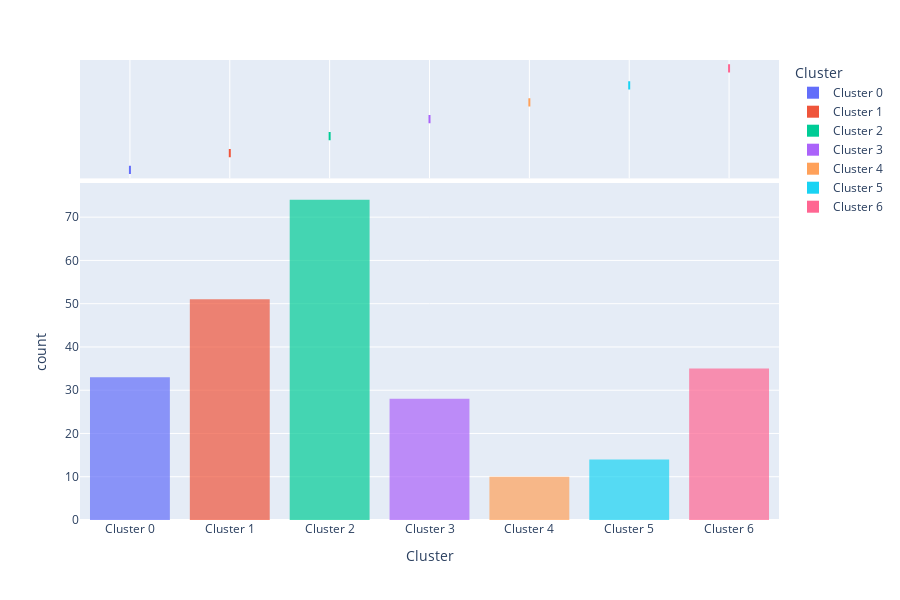

The cell this chart's notebook holds for it:
### Code cell
pc.plot_model(km, plot = 'distribution')

### Figure 1 — Plotly figure (JSON) as saved in the notebook; plotly's stock layout.template omitted (floating-point values rounded to 4 significant figures; data arrays with more than 128 entries replaced by an {"elided": "..."} marker saying what was removed)
{"data": [{"alignmentgroup": "True", "bingroup": "x", "hovertemplate": "Cluster=%{x}<br>count=%{y}<extra></extra>", "legendgroup": "Cluster 0", "marker": {"color": "#636efa", "opacity": 0.7}, "name": "Cluster 0", "offsetgroup": "Cluster 0", "orientation": "v", "showlegend": true, "type": "histogram", "x": ["Cluster 0", "Cluster 0", "Cluster 0", "Cluster 0", "Cluster 0", "Cluster 0", "Cluster 0", "Cluster 0", "Cluster 0", "Cluster 0", "Cluster 0", "Cluster 0", "Cluster 0", "Cluster 0", "Cluster 0", "Cluster 0", "Cluster 0", "Cluster 0", "Cluster 0", "Cluster 0", "Cluster 0", "Cluster 0", "Cluster 0", "Cluster 0", "Cluster 0", "Cluster 0", "Cluster 0", "Cluster 0", "Cluster 0", "Cluster 0", "Cluster 0", "Cluster 0", "Cluster 0"], "xaxis": "x", "yaxis": "y"}, {"alignmentgroup": "True", "customdata": {"elided": "33x5 mixed values"}, "hovertemplate": "Cluster=%{customdata[4]}<br>country=%{customdata[0]}<br>latitude=%{customdata[1]}<br>longitude=%{customdata[2]}<br>name=%{customdata[3]}<extra></extra>", "legendgroup": "Cluster 0", "marker": {"color": "#636efa"}, "name": "Cluster 0", "notched": true, "offsetgroup": "Cluster 0", "showlegend": false, "type": "box", "x": ["Cluster 0", "Cluster 0", "Cluster 0", "Cluster 0", "Cluster 0", "Cluster 0", "Cluster 0", "Cluster 0", "Cluster 0", "Cluster 0", "Cluster 0", "Cluster 0", "Cluster 0", "Cluster 0", "Cluster 0", "Cluster 0", "Cluster 0", "Cluster 0", "Cluster 0", "Cluster 0", "Cluster 0", "Cluster 0", "Cluster 0", "Cluster 0", "Cluster 0", "Cluster 0", "Cluster 0", "Cluster 0", "Cluster 0", "Cluster 0", "Cluster 0", "Cluster 0", "Cluster 0"], "xaxis": "x2", "yaxis": "y2"}, {"alignmentgroup": "True", "bingroup": "x", "hovertemplate": "Cluster=%{x}<br>count=%{y}<extra></extra>", "legendgroup": "Cluster 1", "marker": {"color": "#EF553B", "opacity": 0.7}, "name": "Cluster 1", "offsetgroup": "Cluster 1", "orientation": "v", "showlegend": true, "type": "histogram", "x": ["Cluster 1", "Cluster 1", "Cluster 1", "Cluster 1", "Cluster 1", "Cluster 1", "Cluster 1", "Cluster 1", "Cluster 1", "Cluster 1", "Cluster 1", "Cluster 1", "Cluster 1", "Cluster 1", "Cluster 1", "Cluster 1", "Cluster 1", "Cluster 1", "Cluster 1", "Cluster 1", "Cluster 1", "Cluster 1", "Cluster 1", "Cluster 1", "Cluster 1", "Cluster 1", "Cluster 1", "Cluster 1", "Cluster 1", "Cluster 1", "Cluster 1", "Cluster 1", "Cluster 1", "Cluster 1", "Cluster 1", "Cluster 1", "Cluster 1", "Cluster 1", "Cluster 1", "Cluster 1", "Cluster 1", "Cluster 1", "Cluster 1", "Cluster 1", "Cluster 1", "Cluster 1", "Cluster 1", "Cluster 1", "Cluster 1", "Cluster 1", "Cluster 1"], "xaxis": "x", "yaxis": "y"}, {"alignmentgroup": "True", "customdata": {"elided": "51x5 mixed values"}, "hovertemplate": "Cluster=%{customdata[4]}<br>country=%{customdata[0]}<br>latitude=%{customdata[1]}<br>longitude=%{customdata[2]}<br>name=%{customdata[3]}<extra></extra>", "legendgroup": "Cluster 1", "marker": {"color": "#EF553B"}, "name": "Cluster 1", "notched": true, "offsetgroup": "Cluster 1", "showlegend": false, "type": "box", "x": ["Cluster 1", "Cluster 1", "Cluster 1", "Cluster 1", "Cluster 1", "Cluster 1", "Cluster 1", "Cluster 1", "Cluster 1", "Cluster 1", "Cluster 1", "Cluster 1", "Cluster 1", "Cluster 1", "Cluster 1", "Cluster 1", "Cluster 1", "Cluster 1", "Cluster 1", "Cluster 1", "Cluster 1", "Cluster 1", "Cluster 1", "Cluster 1", "Cluster 1", "Cluster 1", "Cluster 1", "Cluster 1", "Cluster 1", "Cluster 1", "Cluster 1", "Cluster 1", "Cluster 1", "Cluster 1", "Cluster 1", "Cluster 1", "Cluster 1", "Cluster 1", "Cluster 1", "Cluster 1", "Cluster 1", "Cluster 1", "Cluster 1", "Cluster 1", "Cluster 1", "Cluster 1", "Cluster 1", "Cluster 1", "Cluster 1", "Cluster 1", "Cluster 1"], "xaxis": "x2", "yaxis": "y2"}, {"alignmentgroup": "True", "bingroup": "x", "hovertemplate": "Cluster=%{x}<br>count=%{y}<extra></extra>", "legendgroup": "Cluster 2", "marker": {"color": "#00cc96", "opacity": 0.7}, "name": "Cluster 2", "offsetgroup": "Cluster 2", "orientation": "v", "showlegend": true, "type": "histogram", "x": ["Cluster 2", "Cluster 2", "Cluster 2", "Cluster 2", "Cluster 2", "Cluster 2", "Cluster 2", "Cluster 2", "Cluster 2", "Cluster 2", "Cluster 2", "Cluster 2", "Cluster 2", "Cluster 2", "Cluster 2", "Cluster 2", "Cluster 2", "Cluster 2", "Cluster 2", "Cluster 2", "Cluster 2", "Cluster 2", "Cluster 2", "Cluster 2", "Cluster 2", "Cluster 2", "Cluster 2", "Cluster 2", "Cluster 2", "Cluster 2", "Cluster 2", "Cluster 2", "Cluster 2", "Cluster 2", "Cluster 2", "Cluster 2", "Cluster 2", "Cluster 2", "Cluster 2", "Cluster 2", "Cluster 2", "Cluster 2", "Cluster 2", "Cluster 2", "Cluster 2", "Cluster 2", "Cluster 2", "Cluster 2", "Cluster 2", "Cluster 2", "Cluster 2", "Cluster 2", "Cluster 2", "Cluster 2", "Cluster 2", "Cluster 2", "Cluster 2", "Cluster 2", "Cluster 2", "Cluster 2", "Cluster 2", "Cluster 2", "Cluster 2", "Cluster 2", "Cluster 2", "Cluster 2", "Cluster 2", "Cluster 2", "Cluster 2", "Cluster 2", "Cluster 2", "Cluster 2", "Cluster 2", "Cluster 2"], "xaxis": "x", "yaxis": "y"}, {"alignmentgroup": "True", "customdata": {"elided": "74x5 mixed values"}, "hovertemplate": "Cluster=%{customdata[4]}<br>country=%{customdata[0]}<br>latitude=%{customdata[1]}<br>longitude=%{customdata[2]}<br>name=%{customdata[3]}<extra></extra>", "legendgroup": "Cluster 2", "marker": {"color": "#00cc96"}, "name": "Cluster 2", "notched": true, "offsetgroup": "Cluster 2", "showlegend": false, "type": "box", "x": ["Cluster 2", "Cluster 2", "Cluster 2", "Cluster 2", "Cluster 2", "Cluster 2", "Cluster 2", "Cluster 2", "Cluster 2", "Cluster 2", "Cluster 2", "Cluster 2", "Cluster 2", "Cluster 2", "Cluster 2", "Cluster 2", "Cluster 2", "Cluster 2", "Cluster 2", "Cluster 2", "Cluster 2", "Cluster 2", "Cluster 2", "Cluster 2", "Cluster 2", "Cluster 2", "Cluster 2", "Cluster 2", "Cluster 2", "Cluster 2", "Cluster 2", "Cluster 2", "Cluster 2", "Cluster 2", "Cluster 2", "Cluster 2", "Cluster 2", "Cluster 2", "Cluster 2", "Cluster 2", "Cluster 2", "Cluster 2", "Cluster 2", "Cluster 2", "Cluster 2", "Cluster 2", "Cluster 2", "Cluster 2", "Cluster 2", "Cluster 2", "Cluster 2", "Cluster 2", "Cluster 2", "Cluster 2", "Cluster 2", "Cluster 2", "Cluster 2", "Cluster 2", "Cluster 2", "Cluster 2", "Cluster 2", "Cluster 2", "Cluster 2", "Cluster 2", "Cluster 2", "Cluster 2", "Cluster 2", "Cluster 2", "Cluster 2", "Cluster 2", "Cluster 2", "Cluster 2", "Cluster 2", "Cluster 2"], "xaxis": "x2", "yaxis": "y2"}, {"alignmentgroup": "True", "bingroup": "x", "hovertemplate": "Cluster=%{x}<br>count=%{y}<extra></extra>", "legendgroup": "Cluster 3", "marker": {"color": "#ab63fa", "opacity": 0.7}, "name": "Cluster 3", "offsetgroup": "Cluster 3", "orientation": "v", "showlegend": true, "type": "histogram", "x": ["Cluster 3", "Cluster 3", "Cluster 3", "Cluster 3", "Cluster 3", "Cluster 3", "Cluster 3", "Cluster 3", "Cluster 3", "Cluster 3", "Cluster 3", "Cluster 3", "Cluster 3", "Cluster 3", "Cluster 3", "Cluster 3", "Cluster 3", "Cluster 3", "Cluster 3", "Cluster 3", "Cluster 3", "Cluster 3", "Cluster 3", "Cluster 3", "Cluster 3", "Cluster 3", "Cluster 3", "Cluster 3"], "xaxis": "x", "yaxis": "y"}, {"alignmentgroup": "True", "customdata": {"elided": "28x5 mixed values"}, "hovertemplate": "Cluster=%{customdata[4]}<br>country=%{customdata[0]}<br>latitude=%{customdata[1]}<br>longitude=%{customdata[2]}<br>name=%{customdata[3]}<extra></extra>", "legendgroup": "Cluster 3", "marker": {"color": "#ab63fa"}, "name": "Cluster 3", "notched": true, "offsetgroup": "Cluster 3", "showlegend": false, "type": "box", "x": ["Cluster 3", "Cluster 3", "Cluster 3", "Cluster 3", "Cluster 3", "Cluster 3", "Cluster 3", "Cluster 3", "Cluster 3", "Cluster 3", "Cluster 3", "Cluster 3", "Cluster 3", "Cluster 3", "Cluster 3", "Cluster 3", "Cluster 3", "Cluster 3", "Cluster 3", "Cluster 3", "Cluster 3", "Cluster 3", "Cluster 3", "Cluster 3", "Cluster 3", "Cluster 3", "Cluster 3", "Cluster 3"], "xaxis": "x2", "yaxis": "y2"}, {"alignmentgroup": "True", "bingroup": "x", "hovertemplate": "Cluster=%{x}<br>count=%{y}<extra></extra>", "legendgroup": "Cluster 4", "marker": {"color": "#FFA15A", "opacity": 0.7}, "name": "Cluster 4", "offsetgroup": "Cluster 4", "orientation": "v", "showlegend": true, "type": "histogram", "x": ["Cluster 4", "Cluster 4", "Cluster 4", "Cluster 4", "Cluster 4", "Cluster 4", "Cluster 4", "Cluster 4", "Cluster 4", "Cluster 4"], "xaxis": "x", "yaxis": "y"}, {"alignmentgroup": "True", "customdata": [["KI", -3.37, -168.7, "Kiribati", "Cluster 4"], ["TO", -21.18, -175.2, "Tonga", "Cluster 4"], ["TK", -8.967, -171.9, "Tokelau", "Cluster 4"], ["AS", -14.27, -170.1, "American Samoa", "Cluster 4"], ["WF", -13.77, -177.2, "Wallis and Futuna", "Cluster 4"], ["WS", -13.76, -172.1, "Samoa", "Cluster 4"], ["CK", -21.24, -159.8, "Cook Islands", "Cluster 4"], ["PF", -17.68, -149.4, "French Polynesia", "Cluster 4"], ["NU", -19.05, -169.9, "Niue", "Cluster 4"], ["PN", -24.7, -127.4, "Pitcairn Islands", "Cluster 4"]], "hovertemplate": "Cluster=%{customdata[4]}<br>country=%{customdata[0]}<br>latitude=%{customdata[1]}<br>longitude=%{customdata[2]}<br>name=%{customdata[3]}<extra></extra>", "legendgroup": "Cluster 4", "marker": {"color": "#FFA15A"}, "name": "Cluster 4", "notched": true, "offsetgroup": "Cluster 4", "showlegend": false, "type": "box", "x": ["Cluster 4", "Cluster 4", "Cluster 4", "Cluster 4", "Cluster 4", "Cluster 4", "Cluster 4", "Cluster 4", "Cluster 4", "Cluster 4"], "xaxis": "x2", "yaxis": "y2"}, {"alignmentgroup": "True", "bingroup": "x", "hovertemplate": "Cluster=%{x}<br>count=%{y}<extra></extra>", "legendgroup": "Cluster 5", "marker": {"color": "#19d3f3", "opacity": 0.7}, "name": "Cluster 5", "offsetgroup": "Cluster 5", "orientation": "v", "showlegend": true, "type": "histogram", "x": ["Cluster 5", "Cluster 5", "Cluster 5", "Cluster 5", "Cluster 5", "Cluster 5", "Cluster 5", "Cluster 5", "Cluster 5", "Cluster 5", "Cluster 5", "Cluster 5", "Cluster 5", "Cluster 5"], "xaxis": "x", "yaxis": "y"}, {"alignmentgroup": "True", "customdata": [["NC", -20.9, 165.6, "New Caledonia", "Cluster 5"], ["NF", -29.04, 168.0, "Norfolk Island", "Cluster 5"], ["NZ", -40.9, 174.9, "New Zealand", "Cluster 5"], ["FJ", -16.58, 179.4, "Fiji", "Cluster 5"], ["AU", -25.27, 133.8, "Australia", "Cluster 5"], ["MH", 7.131, 171.2, "Marshall Islands", "Cluster 5"], ["FM", 7.426, 150.6, "Micronesia", "Cluster 5"], ["TV", -7.11, 177.6, "Tuvalu", "Cluster 5"], ["NR", -0.5228, 166.9, "Nauru", "Cluster 5"], ["PG", -6.315, 144.0, "Papua New Guinea", "Cluster 5"], ["SB", -9.646, 160.2, "Solomon Islands", "Cluster 5"], ["VU", -15.38, 167.0, "Vanuatu", "Cluster 5"], ["GU", 13.44, 144.8, "Guam", "Cluster 5"], ["MP", 17.33, 145.4, "Northern Mariana Islands", "Cluster 5"]], "hovertemplate": "Cluster=%{customdata[4]}<br>country=%{customdata[0]}<br>latitude=%{customdata[1]}<br>longitude=%{customdata[2]}<br>name=%{customdata[3]}<extra></extra>", "legendgroup": "Cluster 5", "marker": {"color": "#19d3f3"}, "name": "Cluster 5", "notched": true, "offsetgroup": "Cluster 5", "showlegend": false, "type": "box", "x": ["Cluster 5", "Cluster 5", "Cluster 5", "Cluster 5", "Cluster 5", "Cluster 5", "Cluster 5", "Cluster 5", "Cluster 5", "Cluster 5", "Cluster 5", "Cluster 5", "Cluster 5", "Cluster 5"], "xaxis": "x2", "yaxis": "y2"}, {"alignmentgroup": "True", "bingroup": "x", "hovertemplate": "Cluster=%{x}<br>count=%{y}<extra></extra>", "legendgroup": "Cluster 6", "marker": {"color": "#FF6692", "opacity": 0.7}, "name": "Cluster 6", "offsetgroup": "Cluster 6", "orientation": "v", "showlegend": true, "type": "histogram", "x": ["Cluster 6", "Cluster 6", "Cluster 6", "Cluster 6", "Cluster 6", "Cluster 6", "Cluster 6", "Cluster 6", "Cluster 6", "Cluster 6", "Cluster 6", "Cluster 6", "Cluster 6", "Cluster 6", "Cluster 6", "Cluster 6", "Cluster 6", "Cluster 6", "Cluster 6", "Cluster 6", "Cluster 6", "Cluster 6", "Cluster 6", "Cluster 6", "Cluster 6", "Cluster 6", "Cluster 6", "Cluster 6", "Cluster 6", "Cluster 6", "Cluster 6", "Cluster 6", "Cluster 6", "Cluster 6", "Cluster 6"], "xaxis": "x", "yaxis": "y"}, {"alignmentgroup": "True", "customdata": {"elided": "35x5 mixed values"}, "hovertemplate": "Cluster=%{customdata[4]}<br>country=%{customdata[0]}<br>latitude=%{customdata[1]}<br>longitude=%{customdata[2]}<br>name=%{customdata[3]}<extra></extra>", "legendgroup": "Cluster 6", "marker": {"color": "#FF6692"}, "name": "Cluster 6", "notched": true, "offsetgroup": "Cluster 6", "showlegend": false, "type": "box", "x": ["Cluster 6", "Cluster 6", "Cluster 6", "Cluster 6", "Cluster 6", "Cluster 6", "Cluster 6", "Cluster 6", "Cluster 6", "Cluster 6", "Cluster 6", "Cluster 6", "Cluster 6", "Cluster 6", "Cluster 6", "Cluster 6", "Cluster 6", "Cluster 6", "Cluster 6", "Cluster 6", "Cluster 6", "Cluster 6", "Cluster 6", "Cluster 6", "Cluster 6", "Cluster 6", "Cluster 6", "Cluster 6", "Cluster 6", "Cluster 6", "Cluster 6", "Cluster 6", "Cluster 6", "Cluster 6", "Cluster 6"], "xaxis": "x2", "yaxis": "y2"}], "layout": {"barmode": "relative", "height": 600, "legend": {"title": {"text": "Cluster"}, "tracegroupgap": 0}, "margin": {"t": 60}, "xaxis": {"anchor": "y", "categoryarray": ["Cluster 0", "Cluster 1", "Cluster 2", "Cluster 3", "Cluster 4", "Cluster 5", "Cluster 6"], "categoryorder": "array", "domain": [0, 1], "title": {"text": "Cluster"}}, "xaxis2": {"anchor": "y2", "domain": [0, 1], "matches": "x", "showgrid": true, "showticklabels": false}, "yaxis": {"anchor": "x", "domain": [0, 0.7326], "title": {"text": "count"}}, "yaxis2": {"anchor": "x2", "domain": [0.7426, 1], "matches": "y2", "showgrid": false, "showline": false, "showticklabels": false, "ticks": ""}}}
